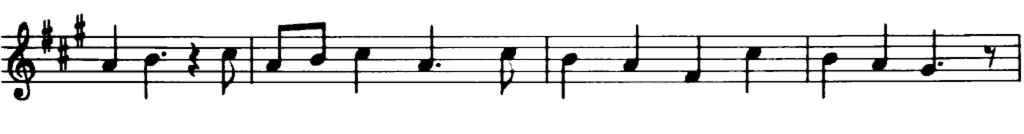
#> input picture ros-workspace/scripts/notes2.png, 2048 x 268 px (shown at 1/2 size)
$ python CVNotes.py   (older library calls are emulated)
#> lines starting #> are read from the running program, lines starting #| are printed output that depends on the picture; after the words box and inside, x2 and y2 are one past the last pixel; in counts of white or black regions, pixels touching at a corner belong together
import cv2
import numpy as np
from itertools import product

def detect_notes_helper(blur, image_name='notes2.jpg'):
    """
    Uses OpenCV to detect notes from an image to return positions
    :param image_name:
    :return: (list of note frequencies, list of note positions with range 0 to 8))
    """
#> called with blur = 5, image_name = 'notes2.png'

    # ==================================================================================================================
    # Config
    # ==================================================================================================================
    note_head_pixel_size = 1
    frequencies = [349.2282, 329.6276, 293.6648, 261.6256, 246.9417, 220.0000, 195.9977, 174.6141, 164.8138, ]

    # ==================================================================================================================
    # Read Image
    # ==================================================================================================================
    img_notes_color = cv2.imread(image_name)
#> img_notes_color is the input picture: shape (268, 2048, 3); min 0, max 255, mean 228.9
    img_notes = cv2.imread(image_name, 0)
#> img_notes: shape (268, 2048); min 0, max 255, mean 228.9
    clahe = cv2.createCLAHE(clipLimit=3., tileGridSize=(50,50))
    img_notes = clahe.apply(img_notes)
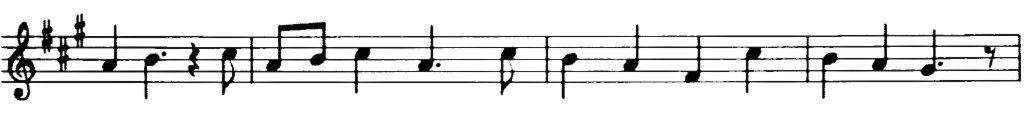
#> img_notes: shape (268, 2048) (shown at 1/2 size); min 2, max 255, mean 231.7
    show(img_notes)

    # ==================================================================================================================
    # Line detections and staff line removal
    # ==================================================================================================================
    edges = cv2.Canny(img_notes, 50, 150, apertureSize=3)
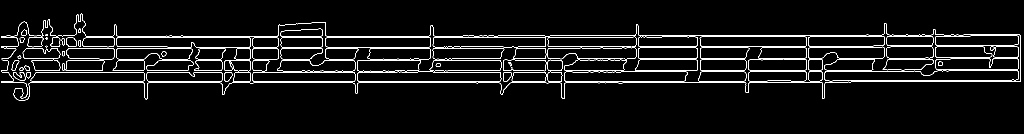
#> edges: shape (268, 2048) (shown at 1/2 size); 4.4% white in thin lines or dots, all inside (x1, y1, x2, y2) = (2, 27, 2042, 201)
    line_groups = cv2.HoughLines(edges, 1, np.pi / 180, 200)
#> line_groups = 84 rows, first 8: [165, 1.57], [141, 1.57], [93, 1.57], [144, 1.57], [163, 1.57], [71, 1.57], [96, 1.57], [120, 1.57]

    ledger_lines = list()
    line_width = img_notes.shape[1] * 0.95
#> line_width = 1945.6

    # Prepares image for blob detection
    for group in line_groups:
        # 10 segments instead of just 5: because HoughLines returns a duplicate line for each one we want.
        for lineI in range(0, 10):
            rho, theta = group[lineI]
            a = np.cos(theta)
            b = np.sin(theta)
            x0 = a * rho
            y0 = b * rho
            x_start = int(x0 + line_width * -b)
            y_start = int(y0 + line_width * a)
            x_end = int(x0 - line_width * -b)
            y_end = int(y0 - line_width * a)
            ledger_lines.append((x_start, x_end, y_start, y_end))

            # Along each line, erase (paint a white circle) parts that ha
            (x_displacement, y_displacement) = (x_end - x_start, y_end - y_start)
            for percent in np.arange(0.0, 1.0, 1 / 1000.0):
                x_eraser = x_start + int(x_displacement * percent)
                y_eraser = y_start + int(y_displacement * percent)

                pixel_top_bot = [img_notes[y_eraser + offset, x_eraser] for offset in [-6, 6]]
                non_white_pixels = [pixel for pixel in pixel_top_bot if not(pixel > 254)]
                if len(non_white_pixels) == 0:
                    # I change size from 6 to 5 to make it cleaner
                    cv2.circle(img_notes, (x_eraser, y_eraser), 5, (255, 0, 0), -1)
#> this loop made 1 pass
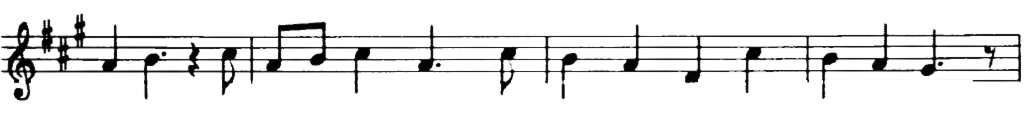
#> img_notes: shape (268, 2048) (shown at 1/2 size); 1.99% of pixels changed, all inside (x1, y1, x2, y2) = (0, 159, 1947, 169)
#> after the loop, ledger_lines = [(-1945, 1945, 164, 165)]

    # Check no-line image here:
    show(img_notes)

    # Combine lines by averaging the end points of pairs of nearby lines
    ledger_lines.sort(key=lambda x: (x[2] + x[3]) / 2)
    real_ledger_lines = list()
    for i in range(0, 10, 2):
        element = list()
        line_1 = ledger_lines[i]
        line_2 = ledger_lines[i + 1]
        for coord_idx in range(0, 4):
            element.append((line_1[coord_idx] + line_2[coord_idx]) / 2)
        real_ledger_lines.append(element)

    for i in real_ledger_lines:
        cv2.line(img_notes_color, (i[0], i[2]), (i[1], i[3]), (0, 0, 255), 1)

    # ==================================================================================================================
    # Find pixel positions (keypoints) using blob detection
    # ==================================================================================================================

    # Blur the image
    kernel = np.ones((blur, blur), np.float32) / (blur * blur)
    img_notes = cv2.filter2D(img_notes, -1, kernel)
    show(img_notes)

    params = cv2.SimpleBlobDetector_Params()
    params.filterByArea = True
    params.filterByInertia = True
    params.filterByConvexity = True
    params.minArea = 8
    params.minInertiaRatio = 0.35
    params.minConvexity = .965

    ver = (cv2.__version__).split('.')
    if int(ver[0]) < 3:
        detector = cv2.SimpleBlobDetector(params)
    else:
        detector = cv2.SimpleBlobDetector_create(params)

    keypoints = detector.detect(img_notes)
    keypoints = filter(lambda x: x.size > note_head_pixel_size, keypoints)
    keypoints.sort(key=lambda x: x.pt[0])

    # ==================================================================================================================
    # Find note positions by computing threshold positions and finding position that coresponds with the threshold
    # that is the closest to a keypoint. Finally, map it to a relevant note frequency.
    # ==================================================================================================================

    tones = list()
    positions = list()

    for kPoint in keypoints:
        (note_x, note_y) = (kPoint.pt[0], kPoint.pt[1])

        cv2.circle(img_notes_color, (int(note_x), int(note_y)), 3, (255, 255, 0), -1)

        thresholds = list()
        for line in real_ledger_lines:
            (x0, x1, y0, y1) = tuple(line)
            slope = 1.0 * (y1 - y0) / (x1 - x0)
            # In case images that are rotated, add the effect of the slope of the staff line to calculate thresholds
            thresh = y0 + slope * (note_x - x0)
            thresholds.append(thresh)
        thresholds.sort()

        # Positions between the staff lines
        for i in range(0, len(thresholds) - 1):
            thresholds.append((thresholds[i] + thresholds[i + 1]) / 2)
        thresholds.sort()

        for i in range(0, len(thresholds)):
            cv2.circle(img_notes_color, (int(note_x), int(thresholds[i])), 2, (255, 0, 13 * i), -1)

        dists = map(lambda x: abs(x - note_y), thresholds)
        note_pos = np.argmin(dists)
        positions.append(note_pos)
        tones.append(frequencies[note_pos])

    show(img_notes_color)
    return tones, positions


def show(to_show):
    cv2.imshow("Results", to_show)
    cv2.waitKey(0)


def detect_notes(image_name='notes2.png'):
    # 27
    return detect_notes_helper(5, image_name)

#> (the run stopped early here; a loop or call above may not have finished)

$ run again, with ros-workspace/scripts/notes3.png copied over ros-workspace/scripts/notes2.png
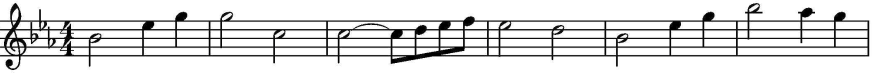
#> input picture ros-workspace/scripts/notes3.png, 1762 x 146 px (shown at 1/2 size)
#> in detect_notes_helper, img_notes_color is the input picture: shape (146, 1762, 3); mean B, G, R 220.9, 220.9, 220.9
#> in detect_notes_helper, `edges = cv2.Canny(img_notes, 50, 150, apertureSize=3)`:
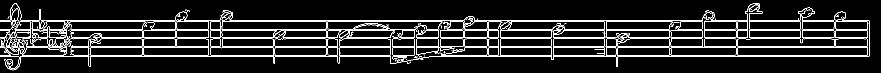
#> edges: shape (146, 1762) (shown at 1/2 size); 8.8% white in thin lines or dots
#> line_groups = 79 rows, first 8: [112, 1.57], [95, 1.57], [43, 1.57], [75, 1.57], [110, 1.57], [60, 1.57], [92, 1.57], [58, 1.57]
#> the loop in detect_notes_helper, `for group in line_groups:` made 1 pass
#> after the loop in detect_notes_helper, `for group in line_groups:`:
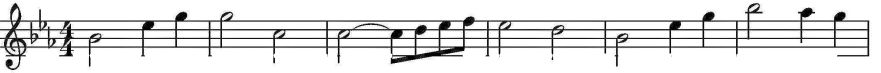
#> img_notes: shape (146, 1762) (shown at 1/2 size); min 3, max 255, mean 226.8
#> after the loop in detect_notes_helper, `for group in line_groups:`: ledger_lines = [(-1673, 1673, 111, 112)]
